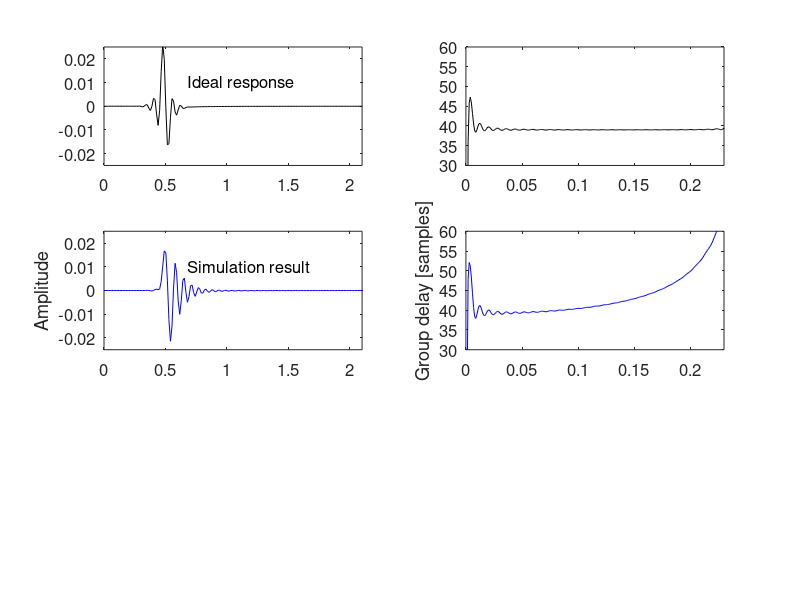

Recreate this plot in MATLAB. (Note: this script raises an error after producing the figure.)
%
% 26.1.2000 Lauri Savioja
%
% The propagation of an impulse in an ideal membrane was simulated
% using the interpolated digital waveguide mesh.
% The result is dispersed such that high frequencies are 
% remarkably delayed. This animation shows the impulse response
% and the group delay with various values of warping factor.
%

load impulse_response_animation;

len=length(tscale);
dur=max(tscale);

maxy=0.025;
miny=-maxy;
min_delay=30;
max_delay=60;
max_frq=0.23;

FRAMES=100;
max_lambda=-0.25;
lambdas=linspace(0,max_lambda,FRAMES);

FFT_POINTS=512;
fscale=linspace(0,0.5,FFT_POINTS);

h=figure;
clf;

fs=12;
xpos=0.68;

subplot(3,2,1);
ph=plot(tscale, ideal_response, 'k');
hold on;
text(xpos,0.01,'Ideal response','FontSize',fs);
set(gca,'FontSize',fs);
axis([0 dur miny maxy]);

subplot(3,2,2);
ph=plot(fscale, grpdelay(ideal_response, 1, FFT_POINTS), 'k');
set(gca,'FontSize',fs);
axis([0 max_frq min_delay max_delay]);

subplot(3,2,3);
ph=plot(tscale, simulation_result, 'b');
ylabel('Amplitude','FontSize',fs);
text(xpos,0.01,'Simulation result','FontSize',fs);
set(gca,'FontSize',fs);
axis([0 dur miny maxy]);

subplot(3,2,4);
ph=plot(fscale, grpdelay(simulation_result, 1, FFT_POINTS), 'b');
ylabel('Group delay [samples]','FontSize',fs);
set(gca,'FontSize',fs);
axis([0 max_frq min_delay max_delay]);

for i=1:FRAMES

  lambda=lambdas(i);
  D=(1-lambda)/(1+lambda);
  warped=warp_impres(simulation_result, lambda, len-1);
  resampwarped=resample(warped, 1024, round(D*1024));

  subplot(3,2,5);
  ph=plot(tscale(1:length(resampwarped)), resampwarped, 'r');
  xlabel('Time [ms]','FontSize',fs);
  tt=['Warped \lambda = ' num2str(lambda,'%1.3f')];
  text(xpos,0.01,tt,'FontSize',fs);
  set(gca,'FontSize',fs);
  axis([0 dur miny maxy]);

  subplot(3,2,6);
  ph=plot(fscale, grpdelay(resampwarped, 1, FFT_POINTS), 'r');
  xlabel('Normalized frequency','FontSize',fs);
  set(gca,'FontSize',fs);
  axis([0 max_frq min_delay max_delay]);
  
  xx=getframe;

end  

% set(ph,'LineWidth',2);
